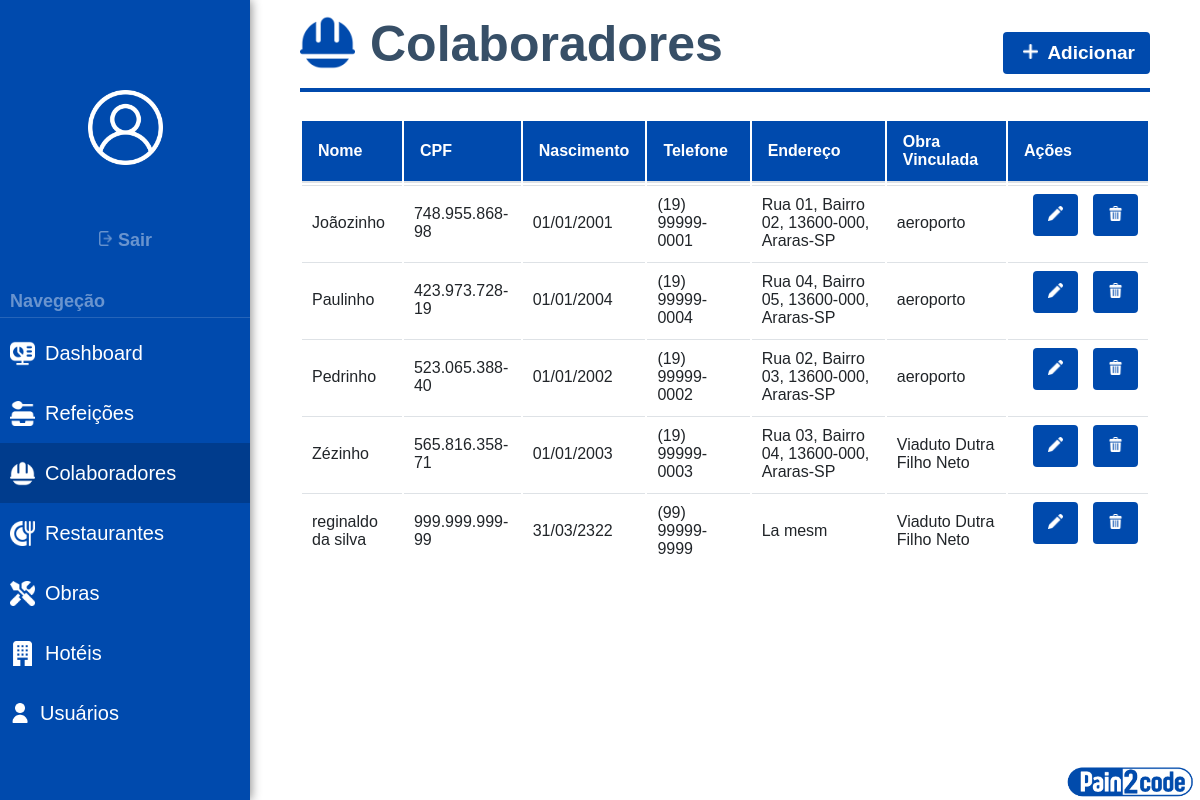
The app's page /listar-colaboradores/ (signed in) with its own data.
### Sistema/models.py (models this page shows, shortened)
class Colaborador(models.Model):
    nome = models.CharField(
        max_length=100,
        verbose_name="Nome Completo"
    )
    cpf = models.CharField(
        max_length=14,
        unique=True,
        verbose_name="CPF",
        validators=[RegexValidator(
            regex=r'^\d{3}\.\d{3}\.\d{3}-\d{2}$',
            message="CPF deve estar no formato: 999.999.999-99"
        )]
    )
    data_nascimento = models.DateField(
        verbose_name="Data de Nascimento"
    )
    telefone = models.CharField(
        max_length=15,
        verbose_name="Telefone"
    )
    endereco = models.CharField(
        max_length=50,
        verbose_name="Endereço"
    )
    obra = models.ForeignKey(
        Obra,
        on_delete=models.CASCADE,
        verbose_name="Obra Vinculada",
        related_name='colaboradores'
    )
    class Meta:
        verbose_name = "Colaborador"
        verbose_name_plural = "Colaboradores"
        ordering = ['nome']
        indexes = [
            models.Index(fields=['nome']),
            models.Index(fields=['cpf']),
        ]
        permissions = [
            ('view_colaborador_report', 'Pode visualizar relatórios de colaboradores'),
        ]

class Obra(models.Model):
    STATUS_CHOICES = [
        ('PLANEJAMENTO', 'Planejamento'),
        ('ANDAMENTO', 'Em Andamento'),
        ('PARADA', 'Parada'),
        ('CONCLUIDA', 'Concluída'),
        ('CANCELADA', 'Cancelada'),
    ]
    nome = models.CharField(
        max_length=100,
        verbose_name="Nome da Obra"
    )
    empresa = models.CharField(
        max_length=100,
        verbose_name="Empresa Responsável"
    )
    endereco = models.TextField(
        verbose_name="Endereço Completo"
    )
    data_inicio = models.DateField(
        verbose_name="Data de Início"
    )
    data_prevista_termino = models.DateField(
        verbose_name="Previsão de Término",
        blank=True,
        null=True
    )
    data_real_termino = models.DateField(
        verbose_name="Data Real de Término",
        blank=True,
        null=True
    )
    status = models.CharField(
        max_length=12,
        choices=STATUS_CHOICES,
        default='PLANEJAMENTO',
        verbose_name="Status da Obra"
    )
    descricao = models.TextField(
        verbose_name="Descrição",
        blank=True
    )
    encarregado_responsavel = models.ForeignKey(
        User,
        on_delete=models.CASCADE,
        verbose_name="Encarregado Vinculado",
        null=True,
        blank=True,
        related_name='obras'
    )
    restaurante_vinculado = models.ForeignKey(
        'Restaurante',
        on_delete=models.CASCADE,
        verbose_name="Restaurante vinculado",
        null=True,
        blank=True,
    )
    hotel_vinculado = models.ForeignKey(
        'Hotel',
        on_delete=models.CASCADE,
        verbose_name="Hotel vinculado",
        null=True,
        blank=True,
    )
    class Meta:
        verbose_name = "Obra"
        verbose_name_plural = "Obras"
        ordering = ['-data_inicio']
        permissions = [
            ('view_obra_report', 'Pode visualizar relatórios de obra'),
        ]

### Sistema/views.py (the view)
# urls.py: path('listar-colaboradores/', views.lista_colaboradores, name='listar-colaboradores'),
@login_required
def lista_colaboradores(request):
    colaboradores = Colaborador.objects.all()  # Ou sua queryset personalizada
    return render(request, 'listar-colaboradores.html', {'colaboradores': colaboradores})

### Sistema/templates/listar-colaboradores.html (shortened to what this page needs)
{% load static %}
<!DOCTYPE html>
<html lang="pt-br">
<head>
  <link rel="stylesheet" href="{% static 'css/style.css' %}">
</head>
<body>
  <div class="sidebar">
     <div class="logout-container">
    <img src="{% static 'images/white version/user.png' %}" alt="error" height="75px" width="75px" style="display: flex; margin:auto; margin-bottom: 55px; margin-top: 90px;">
      <form method="POST" action="{% url 'logout' %}">
        <button type="submit" class="sair-btn">
          <img src="{% static 'images/logout.png' %}" alt="error" height="15px" width="15px">
          Sair
        </button>
      </form>
    </div>
    <label>Navegeção</label>
    <hr>
    <a href="{% url 'relatorio' %}">
      <img src="{% static 'images/white version/dash.png' %}" alt="error" height="25px" width="25px" style="margin-right: 10px;margin-left: 10px;">
      Dashboard
    </a>
     <a href="{% url 'listar_registros' %}">
      <img src="{% static 'images/white version/alim.png' %}" alt="error" height="25px" width="25px" style="margin-right: 10px;margin-left: 10px;">
      Refeições
    </a>
    <a href="{% url 'listar-colaboradores' %}" class="active">
      <img src="{% static 'images/white version/func.png' %}" alt="error" height="25px" width="25px" style="margin-right: 10px;margin-left: 10px;">
      Colaboradores
    </a>
    <a href="{% url 'listar-restaurantes' %}">
      <img src="{% static 'images/white version/rest.png' %}" alt="error" height="25px" width="25px" style="margin-right: 10px;margin-left: 10px;">
      Restaurantes
    </a>
    <a href="{% url 'listar-obras' %}">
      <img src="{% static 'images/white version/obra.png' %}" alt="error" height="25px" width="25px" style="margin-right: 10px;margin-left: 10px;">
      Obras
    </a>
    <a href="{% url 'listar-hoteis' %}">
      <img src="{% static 'images/white version/hotel.png' %}" alt="error" height="25px" width="25px" style="margin-right: 10px;margin-left: 10px;">
      Hotéis
    </a>
    <a href="{% url 'cadastrar_usuario' %}">
      <img src="{% static 'images/white version/usuario.png' %}" alt="error" height="20px" width="20px" style="margin-right: 10px;margin-left: 10px;">
      Usuários
    </a>
  </div>
  <img src="{% static 'images/paintocode.png' %}" alt="erro" style="position: fixed; bottom: 0; right: 0; width: 130px; height: 37px; margin-right: 5px;">
<div class="corpo">
    <h>
        <img src="{% static 'images/blue version/safety.png' %}" alt="Logo" height="55" width="55"
             style="margin-right: 15px;">
        Colaboradores
    </h>
    <div class="right-buttons">
        <a href="{% url 'cadastro' %}" class="blue-button">
          <img src="{% static 'images/white version/plus.png' %}" alt="error" height="15px" width="15px" style="margin-right: 5px; margin-left: 5px; margin-top: auto; margin-bottom: auto;">
          Adicionar</a>
    </div>
    <div class="table-responsive">
        <table class="table table-striped table-bordered text-center align-middle">
            <thead>
                <tr>
                    <th>Nome</th>
                    <th>CPF</th>
                    <th>Nascimento</th>
                    <th>Telefone</th>
                    <th>Endereço</th>
                    <th>Obra Vinculada</th>
                    <th>Ações</th>
                </tr>
            </thead>
            <tbody>
                {% for colaborador in colaboradores %}
                <tr>
                    <td>{{ colaborador.nome }}</td>
                    <td>{{ colaborador.cpf }}</td>
                    <td>{{ colaborador.data_nascimento|date:"d/m/Y" }}</td>
                    <td>{{ colaborador.telefone }}</td>
                    <td>{{ colaborador.endereco }}</td>
                    <td>{{ colaborador.obra.nome }}</td>
                    <td style="display: flex;margin-bottom: -20px;">
            <div style="margin-top: 8px;display: flex;">
            <a href="{% url 'editar-colaborador' colaborador.id %}" class="blue-button">
              <img src="{% static 'images/white version/pencil.png' %}" alt="Editar" height="15px" width="15px">
            </a>
            <form method="POST" action="{% url 'deletar-generico' %}">
            <button type="submit" onclick="return confirm('Deseja realmente excluir este item?')">
              <img src="{% static 'images/white version/trash.png' %}" alt="Editar" height="15px" width="15px">
            </button>
            </form>
            </div>
          </td>
                </tr>
                {% empty %}
                <tr>
                    <td colspan="7" class="empty-message">Nenhum colaborador cadastrado</td>
                </tr>
                {% endfor %}
            </tbody>
        </table>
    </div>
</div>
</body>
</html>

### static/css/style.css (style rules this page uses)
body { margin: 0; background-color: rgb(255, 255, 255); font-family: 'Gill Sans', 'Gill Sans MT', Calibri, 'Trebuchet MS', sans-serif; color: #333; }
table { margin: auto; }
table th { background-color: #004aad; color: #ffffff; font-weight: 600; padding: 12px 16px; text-align: left; border-bottom: 2px solid #dee2e6; font-size: 16px; vertical-align: middle; }
table td { padding: 10px 10px; vertical-align: middle; border-top: 1px solid #dee2e6; color: #212529; font-size: 1rem; align-items: first baseline; }
label { display: block; margin-bottom: 5px; font-weight: bold; }
hr { border: 0; height: 1px; background: #ddd; margin: 30px 0; }
button { background-color: #004aad; color: white; font-weight: bold; padding: 10px 15px; border: none; border-radius: 4px; cursor: pointer; font-size: 19px; font-family: 'Gill Sans', 'Gill Sans MT', Calibri, 'Trebuchet MS', sans-serif; margin-top: -10px; margin-bottom: 15px; margin-left: 15px; transition: background-color 0.5s ease; }
.blue-button { font-weight: bold; background-color: #004aad; color: white; padding: 10px 15px; border: none; border-radius: 4px; cursor: pointer; font-size: 19px; font-family: 'Gill Sans', 'Gill Sans MT', Calibri, 'Trebuchet MS', sans-serif; margin-top: -10px; margin-bottom: 15px; margin-left: 15px; transition: background-color 0.5s ease; text-decoration: none; }
.sidebar { width: 250px; height: 100vh; background-color: #004aad; flex-direction: column; position: fixed; box-shadow: 1px 0 10px rgba(0, 0, 0, 0.461); }
.sidebar a { font-size: 20px; color: #ffffff; display:inline-flex; align-items: center; height: 60px; width: 250px; position: static; text-align: left; transition: background-color 0.5s ease; text-decoration: none; border-color: #444444; }
.sidebar a.active { background-color: #0000002f; }
.sidebar label { font-size: 18px; color: #ffffff69; position: static; text-align: left; display: block; text-decoration: none; background: none; margin-left: 10px; }
.sidebar hr { border: 0; height: 1px; background: #ffffff25; margin: 5px 0; }
.sair-btn { font-size: 18px; color: #ffffff69; position: static; text-align: center; display: block; margin:auto; margin-bottom: -20px; text-decoration: none; background: none; }
.logout-container { text-align: center; margin-bottom: 50px; }
.corpo { margin-left: 300px; margin-right: 50px; }
.corpo h { font-size: 50px; display: flex; text-align: left; font-weight: bold; color: #374f67; border-bottom: 4px solid #004aad; padding-bottom: 15px; padding-top: 15px; }
.right-buttons { margin-top: -50px; margin-bottom: 30px; display: flex; justify-content: right; }

### records on screen
Colaborador: nome "Joãozinho", cpf "748.955.868-98", data_nascimento "01/01/2001", telefone "(19) 99999-0001", endereco "Rua 01, Bairro 02, 13600-000, Araras-SP", obra.nome "aeroporto"
Colaborador: nome "Paulinho", cpf "423.973.728-19", data_nascimento "01/01/2004", telefone "(19) 99999-0004", endereco "Rua 04, Bairro 05, 13600-000, Araras-SP", obra.nome "aeroporto"
Colaborador: nome "Pedrinho", cpf "523.065.388-40", data_nascimento "01/01/2002", telefone "(19) 99999-0002", endereco "Rua 02, Bairro 03, 13600-000, Araras-SP", obra.nome "aeroporto"
Colaborador: nome "Zézinho", cpf "565.816.358-71", data_nascimento "01/01/2003", telefone "(19) 99999-0003", endereco "Rua 03, Bairro 04, 13600-000, Araras-SP", obra.nome "Viaduto Dutra Filho Neto"
Colaborador: nome "reginaldo da silva", cpf "999.999.999-99", data_nascimento "31/03/2322", telefone "(99) 99999-9999", endereco "La mesm", obra.nome "Viaduto Dutra Filho Neto"
